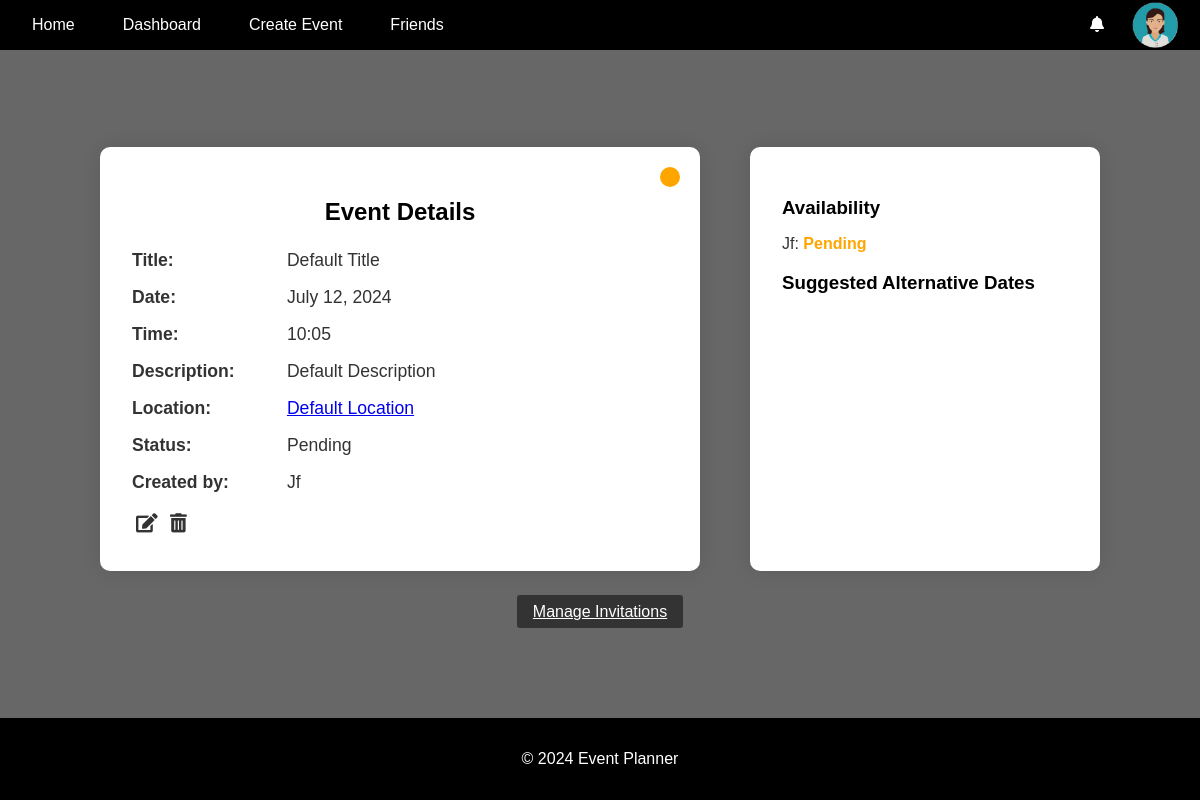
The page /events/details/169/ (signed in) on the database as committed earlier.
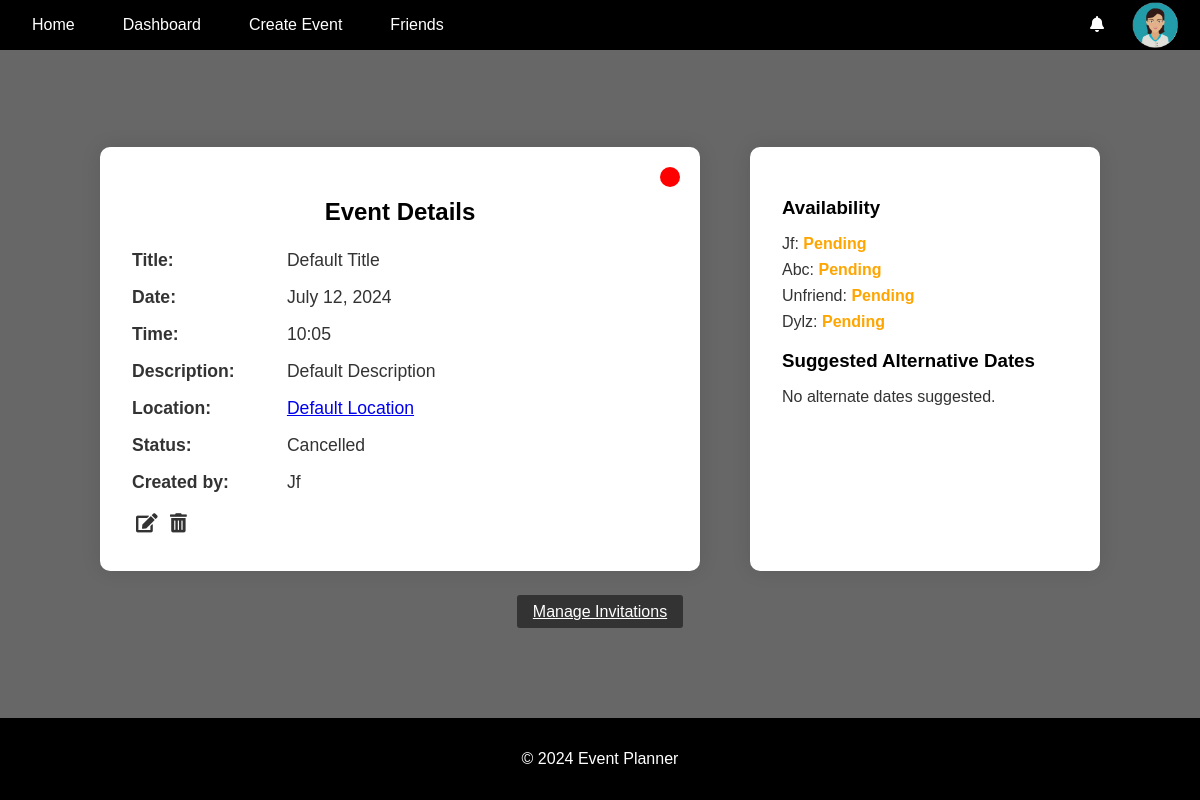
The same page on the database as committed later.
### accounts/models.py (models this page shows, shortened)
class UserProfile(models.Model):
    user = models.OneToOneField(User, on_delete=models.CASCADE)
    profile_picture = models.CharField(max_length=255, default="default.png")
    created_at = models.DateTimeField(auto_now_add=True)
    updated_at = models.DateTimeField(auto_now=True)

### events/models.py (models this page shows, shortened)
class Event(models.Model):
    STATUS_CHOICES = [
        ("Pending", "Pending"),
        ("Confirmed", "Confirmed"),
        ("Cancelled", "Cancelled"),
    ]
    title = models.CharField(max_length=100)
    description = models.TextField()
    location = models.CharField(max_length=255)
    created_by = models.ForeignKey(User, on_delete=models.CASCADE)
    proposed_date = models.DateTimeField()
    finalized_date = models.DateTimeField(null=True, blank=True)
    status = models.CharField(
        max_length=20, choices=STATUS_CHOICES, default="Pending"
    )
    created_at = models.DateTimeField(auto_now_add=True)
    updated_at = models.DateTimeField(auto_now=True)

### invitations/models.py (models this page shows, shortened)
class Invitation(models.Model):
    STATUS_CHOICES = [
        ("Pending", "Pending"),
        ("Accepted", "Accepted"),
        ("Declined", "Declined"),
    ]
    event = models.ForeignKey(
        Event, on_delete=models.CASCADE, related_name="invitations"
    )
    user = models.ForeignKey(User, on_delete=models.CASCADE)
    status = models.CharField(
        max_length=20, choices=STATUS_CHOICES, default="Pending"
    )
    suggested_date = models.DateTimeField(null=True, blank=True)
    read = models.BooleanField(default=False)
    created_at = models.DateTimeField(auto_now_add=True)
    updated_at = models.DateTimeField(auto_now=True)

### events/views.py (the view, shortened to what this page needs)
# urls.py: path("<int:event_id>/", views.event_details, name="event_details"),
@login_required
def event_details(request, event_id):
    event = get_object_or_404(Event, id=event_id)
    invitations = Invitation.objects.filter(event=event)
    user_invitations = invitations.filter(user=request.user)
    user_invitations.update(read=True)
    Notification.objects.filter(
        event=event, user=request.user, read=False
    ).update(read=True)
    current_date = timezone.now().date()
    current_time = timezone.now().time()
    context = {
        "event": event,
        "invitations": invitations,
        "current_date": current_date,
        "current_time": current_time,
    }
    return render(request, "events/event_details.html", context)

### accounts/context_processors.py (called while the page is built)
def google_api_key(request):
    return {"GOOGLE_API_KEY": os.getenv("GOOGLE_API_KEY")}

### notifications/context_processors.py (called while the page is built)
def notifications(request):
    if request.user.is_authenticated:
        all_unread_notifications = Notification.objects.filter(
            user=request.user, read=False
        ).order_by("-created_at")
        unread_count = all_unread_notifications.count()
        recent_unread_notifications = all_unread_notifications[:8]
        return {
            "recent_unread_notifications": recent_unread_notifications,
            "unread_count": unread_count,
        }
    return {}

### templates/events/event_details.html (shortened to what this page needs)
{% extends 'base.html' %}
{% block content %}
<div class="event-details-container">
    <div class="event-details">
        <span class="status-indicator status-{{ event.status|lower }}"></span>
        <h2 style="text-align: center;">Event Details</h2>
        <p><strong>Title:</strong> {{ event.title|title }}</p>
        <p><strong>Date:</strong> {{ event.proposed_date|date:"F j, Y" }}</p>
        <p><strong>Time:</strong> {{ event.proposed_date|time:"H:i" }}</p>
        <p><strong>Description:</strong> {{ event.description|capfirst }}</p>
        <p><strong>Location:</strong> <a href="https://www.google.com/maps/search/?api=1&query={{ event.location }}" target="_blank">{{ event.location|capfirst }}</a></p>
        <p><strong>Status:</strong> {{ event.status|capfirst }}</p>
        <p><strong>Created by:</strong> {{ event.created_by.username|capfirst }}</p>
        {% if request.user == event.created_by %}
        <div class="event-actions">
            <a href="{% url 'edit_event' event.id %}" class="edit-btn"><i class="fas fa-edit"></i></a>
            <button class="delete-btn" data-event-id="{{ event.id }}"><i class="fas fa-trash-alt"></i></button>
        </div>
        {% endif %}
    </div>
    <div class="event-availability">
        <h3 style="color:black">Availability</h3>
        <ul>
            {% for invitation in event.invitations.all %}
                <li>
                    {{ invitation.user.username|capfirst }}:
                    <span class="status {{ invitation.status|lower }}">{{ invitation.status }}</span>
                </li>
            {% endfor %}
        </ul>
        <h3 style="color:black">Suggested Alternative Dates</h3>
        <ul>
            {% with suggested_dates=invitations|dictsort:"suggested_date" %}
                {% if suggested_dates %}
                    {% for invitation in suggested_dates %}
                        {% if invitation.suggested_date %}
                            <li>{{ invitation.user.username|capfirst }}: {{ invitation.suggested_date|date:"F j, Y" }} - {{ invitation.suggested_date|time:"H:i" }}</li>
                        {% endif %}
                    {% endfor %}
                    {% if not suggested_dates %}
                        <li>No alternate dates suggested.</li>
                    {% endif %}
                {% else %}
                    <li>No alternate dates suggested.</li>
                {% endif %}
            {% endwith %}
        </ul>
    </div>
</div>
<div class="event-invitations">
    {% if request.user == event.created_by %}
        <a href="{% url 'manage_invitations' event.id %}" class="invite-btn" style="color: white;">Manage Invitations</a>
    {% endif %}
</div>
{% endblock %}

### templates/base.html (shortened to what this page needs)
<!DOCTYPE html>
<html lang="en">
<head>
    {% load static %}
    <link rel="stylesheet" href="{% static 'css/styles.css' %}">
    <link rel="stylesheet" href="https://cdnjs.cloudflare.com/ajax/libs/font-awesome/5.15.4/css/all.min.css">
    <link rel="stylesheet" href="https://cdnjs.cloudflare.com/ajax/libs/fullcalendar/3.10.2/fullcalendar.min.css" />
</head>
<body>
    <header>
        <nav class="navbar">
            <ul class="nav-links">
                <li><a href="{% url 'home' %}" class="{% if request.resolver_match.url_name == 'home' %}active{% endif %}">Home</a></li>
                {% if user.is_authenticated %}
                    <li><a href="{% url 'dashboard' %}" class="{% if request.resolver_match.url_name == 'dashboard' %}active{% endif %}">Dashboard</a></li>
                    <li><a href="{% url 'create_event' %}" class="{% if request.resolver_match.url_name == 'create_event' %}active{% endif %}">Create Event</a></li>
                    <li><a href="{% url 'friends_page' %}" class="{% if request.resolver_match.url_name == 'friends_page' %}active{% endif %}">Friends</a></li>
                {% else %}
                    <li><a href="{% url 'account_login' %}" class="{% if request.resolver_match.url_name == 'account_login' %}active{% endif %}">Login</a></li>
                    <li><a href="{% url 'account_signup' %}" class="{% if request.resolver_match.url_name == 'account_signup' %}active{% endif %}">Sign Up</a></li>
                {% endif %}
            </ul>
            {% if user.is_authenticated %}
                <ul class="nav-links">
                    <div class="user-info">
                        <div class="dropdown">
                            <i class="fas fa-bell" id="notificationBell"></i>
                        </div>
                    </div>
                    <li class="profile-dropdown">
                        <a id="profileLink">
                            <img src="{% static 'images/profile_pictures/' %}{{ user.userprofile.profile_picture }}" alt="Profile Picture" class="profile-picture" id="userProfileIcon">
                        </a>
                    </li>
                </ul>
            {% endif %}
        </nav>
    </header>
    <main>
        {% block content %}{% endblock %}
    </main>
    <footer>
        <p>&copy; 2024 Event Planner</p>
    </footer>
</body>
</html>

### static/css/styles.css (style rules this page uses)
* { box-sizing: border-box; }
body { font-family: Arial, sans-serif; margin: 0; padding: 0; background-color: #676767; display: flex; flex-direction: column; min-height: 100vh; }
header { background-color: #000000; color: white; padding: 1rem; }
.navbar { display: flex; justify-content: space-between; align-items: center; }
.nav-links { list-style: none; padding: 0; margin: 0; display: flex; }
.nav-links li { margin-right: 1rem; }
.nav-links li a { color: white; text-decoration: none; padding: 0.5rem 1rem; border-radius: 3px; }
.user-info { color: white; }
main { flex: 1; padding: 2rem; display: flex; justify-content: center; align-items: center; flex-direction: column; margin-bottom: 2rem; }
footer { text-align: center; padding: 1rem; background-color: #000000; color: white; position: relative; bottom: 0; width: 100%; }
.edit-btn, .delete-btn, .add-btn { background-color: #333; color: white; border: none; padding: 0.5rem 1rem; margin: 0.5rem; cursor: pointer; border-radius: 3px; text-decoration: none; }
.status.pending { color: orange; }
.invite-btn, .delete-btn, .add-btn { background-color: #333; color: white; border: none; padding: 0.5rem 1rem; margin: 0.5rem; cursor: pointer; border-radius: 3px; }
.edit-btn, .delete-btn { background: none; border: none; color: #333; cursor: pointer; font-size: 1.2rem; margin: 0; padding: 0.25rem; }
#profileLink, .profile-dropdown { margin-right: 2rem; }
#userProfileIcon { max-width: 50px; position: absolute; right: 20px; top: 0; }
.event-details-container { display: flex; justify-content: space-between; width: 100%; max-width: 1000px; margin: 2rem auto; }
.event-details { background-color: white; padding: 2rem; border-radius: 10px; box-shadow: 0 0 20px rgba(0, 0, 0, 0.1); width: 60%; position: relative; color: #333; }
.event-details h2 { text-align: center; color: #000; margin-bottom: 1.5rem; }
.event-details p { margin: 1rem 0; font-size: 1.1rem; }
.event-details p strong { display: inline-block; width: 150px; color: #333; }
.status-indicator { width: 20px; height: 20px; border-radius: 50%; position: absolute; top: 20px; right: 20px; }
.status-cancelled { background-color: red; }
.event-availability { background-color: white; padding: 2rem; border-radius: 10px; box-shadow: 0 0 20px rgba(0, 0, 0, 0.1); width: 35%; color: #333; }
.event-availability h3 { color: orange; margin-bottom: 1rem; }
.event-availability ul { list-style-type: none; padding: 0; }
.event-availability ul li { margin-bottom: 0.5rem; }
.event-availability ul li .status { font-weight: bold; }

Rows that differ between the two databases and show on the page:
changed Event "Default Title": status "Pending" → "Cancelled"
added Invitation: user.username "Abc", status "Pending"
added Invitation: user.username "Unfriend", status "Pending"
added Invitation: user.username "Dylz", status "Pending"
Other text that changed with them:
text now shown: "No alternate dates suggested."
